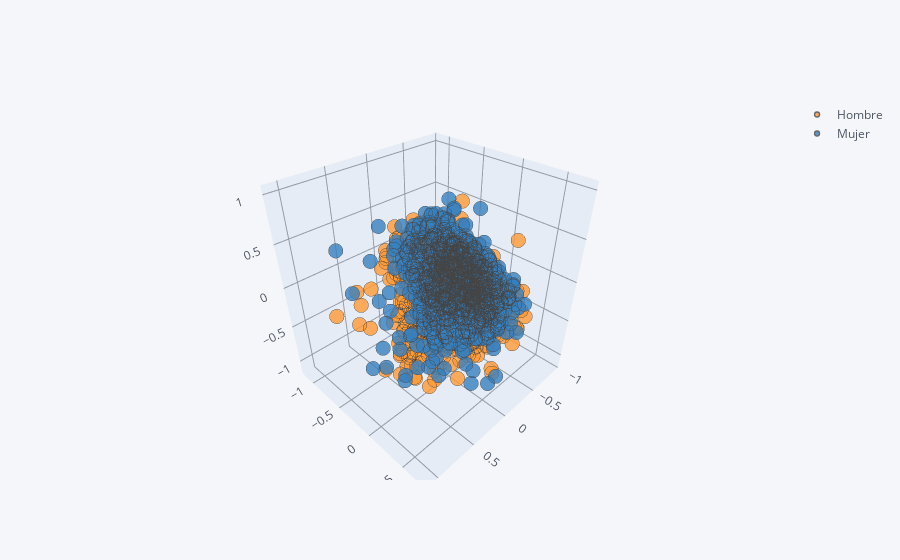

The notebook cell this image was saved under:
### Code cell
Xm.iplot(kind='scatter3d', x='d1', y='d2',z='d3',
         mode='markers', size=5, categories=cat)

### Figure 1 — Plotly figure (JSON) as saved in the notebook; plotly's stock layout.template omitted (floating-point values rounded to 4 significant figures; data arrays with more than 128 entries replaced by an {"elided": "..."} marker saying what was removed)
{"data": [{"marker": {"color": "rgba(255, 153, 51, 1.0)", "line": {"width": 1.3}, "opacity": 0.8, "size": 5, "symbol": "circle"}, "mode": "markers", "name": "Hombre", "textfont": {"color": "#4D5663"}, "type": "scatter3d", "x": {"elided": "1156 float values"}, "y": {"elided": "1156 float values"}, "z": {"elided": "1156 float values"}}, {"marker": {"color": "rgba(55, 128, 191, 1.0)", "line": {"width": 1.3}, "opacity": 0.8, "size": 5, "symbol": "circle"}, "mode": "markers", "name": "Mujer", "textfont": {"color": "#4D5663"}, "type": "scatter3d", "x": {"elided": "942 float values"}, "y": {"elided": "942 float values"}, "z": {"elided": "942 float values"}}], "layout": {"legend": {"bgcolor": "#F5F6F9", "font": {"color": "#4D5663"}}, "paper_bgcolor": "#F5F6F9", "plot_bgcolor": "#F5F6F9", "scene": {"xaxis": {"gridcolor": "#9499A3", "showgrid": true, "tickfont": {"color": "#4D5663"}, "title": {"font": {"color": "#4D5663"}, "text": ""}, "zerolinecolor": "#9499A3"}, "yaxis": {"gridcolor": "#9499A3", "showgrid": true, "tickfont": {"color": "#4D5663"}, "title": {"font": {"color": "#4D5663"}, "text": ""}, "zerolinecolor": "#9499A3"}, "zaxis": {"gridcolor": "#9499A3", "showgrid": true, "tickfont": {"color": "#4D5663"}, "title": {"font": {"color": "#4D5663"}, "text": ""}, "zerolinecolor": "#9499A3"}}, "title": {"font": {"color": "#4D5663"}}}}
